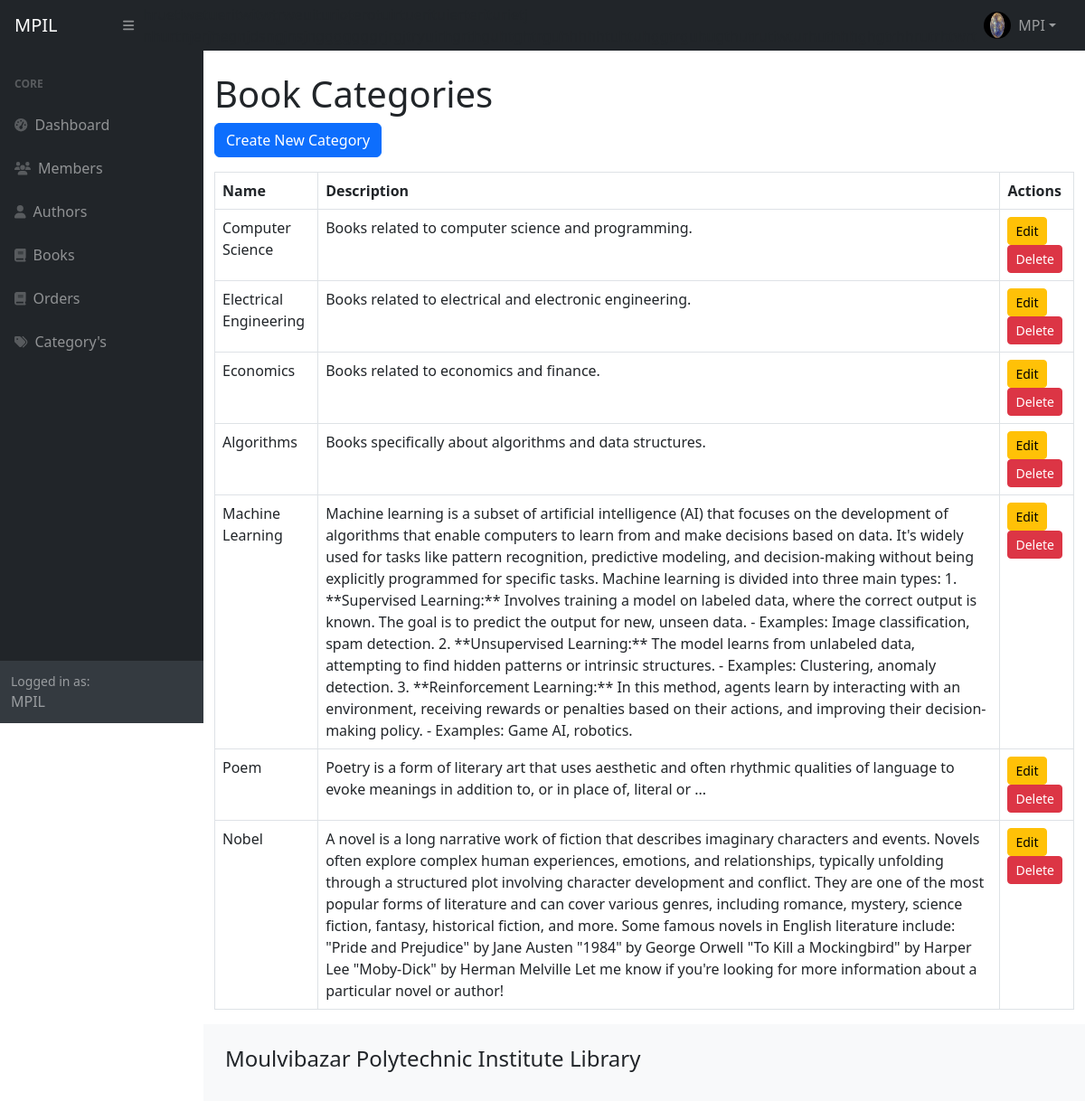
The page /book/categories/ (signed in) on the database its author committed.
### users/models.py (models this page shows, shortened)
class User(AbstractBaseUser):
    USER_TYPE_CHOICES = [
        ('MEM', 'Member'),
        ('LIB', 'Librarian'),
        ('ADM', 'Admin'),
    ]
    USER_TYPE_CHOICES1 = [
        ('CMT', 'Computer Technology'),
        ('ENT', 'Electronics Technology'),
        ('RAC', 'Refrigeration and Air Conditioning Technology'),
        ('FD', 'Food Technology'),
    ]
    image = models.ImageField(upload_to='user_image/', blank=True, null=True)
    email = models.EmailField(verbose_name="email address", max_length=255, unique=True)
    name = models.CharField(max_length=50, blank=True)
    roll = models.PositiveIntegerField(default=0)
    department = models.CharField(max_length=8, choices=USER_TYPE_CHOICES1, default='CMT')
    session = models.CharField(max_length=30, blank=True)
    phone_number = models.CharField(max_length=15, blank=True, null=True)
    address = models.TextField(blank=True, null=True)
    membership_number = models.CharField(max_length=50, unique=True, blank=True, null=True)
    user_type = models.CharField(max_length=3, choices=USER_TYPE_CHOICES, default='MEM')
    is_active = models.BooleanField(default=False)
    is_admin = models.BooleanField(default=False)
    objects = UserManager()
    USERNAME_FIELD = "email"
    REQUIRED_FIELDS = ["name"]

### books/models.py (models this page shows, shortened)
class BookCategory(models.Model):
    name = models.CharField(max_length=255)
    description = models.TextField(blank=True)

### books/views.py (the view)
# urls.py: path('categories/', views.category_list, name='category_list'),
@login_required(login_url='/login/')
def category_list(request):
    categories = BookCategory.objects.all()
    return render(request, 'books/category_list.html', {'categories': categories})

### templates/books/category_list.html
{% extends 'base.html' %}
{% block content %}
<div class="container mt-4">
    <h1>Book Categories</h1>
    <a href="{% url 'category_create' %}" class="btn btn-primary mb-3">Create New Category</a>
    <table class="table table-bordered">
        <thead>
            <tr>
                <th>Name</th>
                <th>Description</th>
                <th>Actions</th>
            </tr>
        </thead>
        <tbody>
            {% for category in categories %}
            <tr>
                <td>{{ category.name }}</td>
                <td>{{ category.description }}</td>
                <td>
                    <a href="{% url 'category_update' category.pk %}" class="btn btn-warning btn-sm">Edit</a>
                    <a href="{% url 'category_delete' category.pk %}" class="btn btn-danger btn-sm">Delete</a>
                </td>
            </tr>
            {% endfor %}
        </tbody>
    </table>
</div>
{% endblock %}

### templates/base.html (shortened to what this page needs)
<!DOCTYPE html>
{% load static %}
<html lang="en">
    <head>
        <link href="https://cdn.jsdelivr.net/npm/simple-datatables@7.1.2/dist/style.min.css" rel="stylesheet" />
        <link rel="stylesheet" href="{% static 'css/styles.css' %}" />
    </head>
    <body class="sb-nav-fixed">
       {% include 'includes/navbar.html' %}
        <div id="layoutSidenav">
            <div id="layoutSidenav_content">
                {% include 'includes/sidebar.html' %}
                {% block content %}
                {% endblock content %}
                 {% include 'includes/footer.html' %}
            </div>
    </body>
</html>

### templates/includes/navbar.html (shortened to what this page needs)
<nav class="sb-topnav navbar navbar-expand navbar-dark bg-dark">
    <a class="navbar-brand ps-3" href="index.html">MPIL</a>
    <button class="btn btn-link btn-sm order-1 order-lg-0 me-4 me-lg-0" id="sidebarToggle" href="#!"><i class="fas fa-bars"></i></button>
    <div>hruetiwetueritwitwtrweuiturioterotuirtuerituierteriturietj nhurtnjerjhegnjdsngjnsjngggggggrjrgjtryuirhgrthguhtghtrguhhhhhtuhtuhggtrguhugthutrutiwturhuthhhghgtrhhrutrhtwrt</div>
    <ul class="navbar-nav ms-auto ms-md-0 me-3 me-lg-4">
        <li class="nav-item dropdown">
            <a class="nav-link dropdown-toggle d-flex align-items-center" id="navbarDropdown" href="#" role="button" data-bs-toggle="dropdown" aria-expanded="false">
                {% if user.is_authenticated %}
                {% if user.image %}
            <img src="{{ user.image.url }}" class="rounded-circle" width="30" height="30" alt="Profile Picture">
            {% else %}
                <img src="/media/difult_img/images.jpeg" class="rounded-circle" width="30" height="30" alt="Default Profile Picture">
            {% endif %}
                    <span class="ms-2">{{ user.name }}</span>
                {% else %}
                    <i class="fas fa-user fa-fw"></i>
                {% endif %}
            </a>
        </li>
    </ul>
</nav>

### templates/includes/sidebar.html
<div id="layoutSidenav_nav">
    <nav class="sb-sidenav accordion sb-sidenav-dark" id="sidenavAccordion">
        <div class="sb-sidenav-menu">
            <div class="nav">
                <div class="sb-sidenav-menu-heading">Core</div>
                <li class="nav-item">
                    <a class="nav-link" href="{% url 'dashboard' %}">
                        <div class="sb-nav-link-icon"><i class="fas fa-tachometer-alt"></i></div>
                        Dashboard
                    </a>
                </li>
                <a class="nav-link" href="{% url 'all_users' %}">
                    <div class="sb-nav-link-icon"><i class="fas fa-users"></i></div>
                    Members
                </a>
                <a class="nav-link" href="{% url 'author_list' %}">
                    <div class="sb-nav-link-icon"><i class="fas fa-user"></i></div>
                    Authors
                </a>
                <a class="nav-link" href="{% url 'book_list' %}">
                    <div class="sb-nav-link-icon"><i class="fas fa-book"></i></div>
                    Books
                </a>
                <a class="nav-link" href="{% url 'loan_list' %}">
                    <div class="sb-nav-link-icon"><i class="fas fa-book"></i></div>
                    Orders
                </a>
                <a class="nav-link" href="{% url 'category_list'%}">
                    <div class="sb-nav-link-icon"><i class="fas fa-tags"></i></div>
                    Category's
                </a>
            </div>
        </div>
                <div class="sb-sidenav-footer">
                    <div class="small">Logged in as:</div>
                    MPIL
                </div>
            </nav>
        </div>

### templates/includes/footer.html (shortened to what this page needs)
 <footer class="py-4 bg-light mt-auto">
                <div class="container-fluid px-4">
                    <div class="d-flex align-items-center justify-content-between small">
                       <marquee behavior="" direction=""><h4>Moulvibazar Polytechnic Institute Library</h4></marquee>
                        </div>
                    </div>
                </div>

### rows shown on the page
User: name "MPI"
BookCategory: name "Computer Science", description "Books related to computer science and programming."
BookCategory: name "Electrical Engineering", description "Books related to electrical and electronic engineering."
BookCategory: name "Economics", description "Books related to economics and finance."
BookCategory: name "Algorithms", description "Books specifically about algorithms and data structures."
BookCategory: name "Machine Learning", description "Machine learning is a subset of artificial intelligence (AI) that focuses on the development of algorithms that enable computers to learn from and make decisions based on data. It's widely used for tasks like pattern recognition, predictive modeling, and decision-making without being explicitly programmed for specific tasks. Machine learning is divided into three main types: 1. **Supervised Learning:** Involves training a model on labeled data, where the correct output is known. The goal is to predict the output for new, unseen data. - Examples: Image classification, spam detection. 2. **Unsupervised Learning:** The model learns from unlabeled data, attempting to find hidden patterns or…"
BookCategory: name "Poem", description "Poetry is a form of literary art that uses aesthetic and often rhythmic qualities of language to evoke meanings in addition to, or in place of, literal or ..."
BookCategory: name "Nobel", description "A novel is a long narrative work of fiction that describes imaginary characters and events. Novels often explore complex human experiences, emotions, and relationships, typically unfolding through a structured plot involving character development and conflict. They are one of the most popular forms of literature and can cover various genres, including romance, mystery, science fiction, fantasy, historical fiction, and more. Some famous novels in English literature include: \"Pride and Prejudice\" by Jane Austen \"1984\" by George Orwell \"To Kill a Mockingbird\" by Harper Lee \"Moby-Dick\" by Herman Melville Let me know if you're looking for more information about a particular novel or author!"
